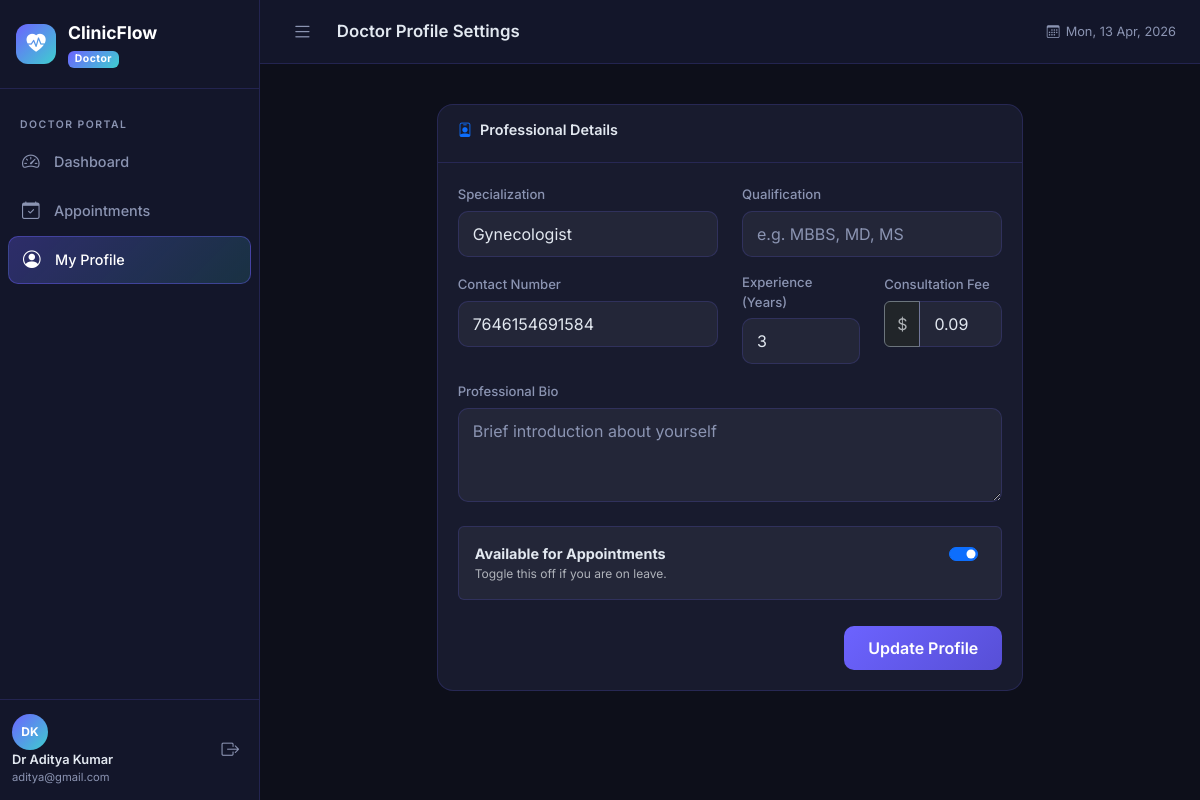
Page /doctors/profile/ (signed in) on the committed database.
### accounts/models.py (models this page shows, shortened)
class User(AbstractUser):
    is_patient = models.BooleanField(default=False)
    is_doctor = models.BooleanField(default=False)
    is_admin_user = models.BooleanField(default=False)
    def get_role(self):
        if self.is_superuser or self.is_admin_user:
            return 'Admin'
        if self.is_doctor:
            return 'Doctor'
        if self.is_patient:
            return 'Patient'
        return 'Unknown'

### doctors/models.py (models this page shows, shortened)
class DoctorProfile(models.Model):
    user = models.OneToOneField(User, on_delete=models.CASCADE, related_name='doctor_profile')
    specialization = models.CharField(max_length=100, choices=SPECIALIZATION_CHOICES)
    contact_number = models.CharField(max_length=15, blank=True)
    qualification = models.CharField(max_length=200, blank=True)
    experience_years = models.PositiveIntegerField(default=0)
    consultation_fee = models.DecimalField(max_digits=8, decimal_places=2, default=0.00)
    bio = models.TextField(blank=True)
    is_available = models.BooleanField(default=True)
    created_at = models.DateTimeField(auto_now_add=True)

### doctors/views.py (the view)
    def wrapper(request, *args, **kwargs):
        if not request.user.is_authenticated or not request.user.is_doctor:
            from django.http import HttpResponseForbidden
            return HttpResponseForbidden("Access denied.")
        return view_func(request, *args, **kwargs)

### doctors/forms.py
class DoctorProfileForm(forms.ModelForm):
    class Meta:
        model = DoctorProfile
        fields = [
            'specialization', 'contact_number', 'qualification',
            'experience_years', 'consultation_fee', 'bio', 'is_available'
        ]
        widgets = {
            'specialization': forms.Select(attrs={'class': 'form-select'}),
            'contact_number': forms.TextInput(attrs={
                'class': 'form-control', 'placeholder': 'Contact number'
            }),
            'qualification': forms.TextInput(attrs={
                'class': 'form-control', 'placeholder': 'e.g. MBBS, MD, MS'
            }),
            'experience_years': forms.NumberInput(attrs={
                'class': 'form-control', 'min': 0
            }),
            'consultation_fee': forms.NumberInput(attrs={
                'class': 'form-control', 'step': '0.01', 'min': 0
            }),
            'bio': forms.Textarea(attrs={
                'class': 'form-control', 'rows': 3,
                'placeholder': 'Brief introduction about yourself'
            }),
            'is_available': forms.CheckboxInput(attrs={'class': 'form-check-input'}),
        }

### doctors/views.py (called while the page is built)
def doctor_required(view_func):
    def wrapper(request, *args, **kwargs):
        if not request.user.is_authenticated or not request.user.is_doctor:
            from django.http import HttpResponseForbidden
            return HttpResponseForbidden("Access denied.")
        return view_func(request, *args, **kwargs)
    return login_required(wrapper)

@doctor_required
def profile_view(request):
    doctor = get_object_or_404(DoctorProfile, user=request.user)
    form = DoctorProfileForm(request.POST or None, instance=doctor)
    if request.method == 'POST' and form.is_valid():
        form.save()
        messages.success(request, "Profile updated successfully!")
        return redirect('doctors:profile')
    return render(request, 'doctors/profile.html', {'form': form, 'doctor': doctor})

### templates/doctors/profile.html (shortened to what this page needs)
{% extends 'base.html' %}
{% block page_title %}Doctor Profile Settings{% endblock %}
{% block content %}
<div class="row justify-content-center">
  <div class="col-lg-8">
    <div class="clinic-card">
      <div class="clinic-card-header">
        <h5 class="clinic-card-title"><i class="bi bi-person-badge text-primary"></i> Professional Details</h5>
      </div>
      <div class="clinic-card-body">
        <form method="post">
          <div class="row">
            <div class="col-md-6 mb-3">
              <label class="form-label">Specialization</label>
              {{ form.specialization }}
            </div>
            <div class="col-md-6 mb-3">
              <label class="form-label">Qualification</label>
              {{ form.qualification }}
            </div>
            <div class="col-md-6 mb-3">
              <label class="form-label">Contact Number</label>
              {{ form.contact_number }}
            </div>
            <div class="col-md-3 mb-3">
              <label class="form-label">Experience (Years)</label>
              {{ form.experience_years }}
            </div>
            <div class="col-md-3 mb-3">
              <label class="form-label">Consultation Fee</label>
              <div class="input-group">
                <span class="input-group-text bg-dark border-secondary text-muted">$</span>
                {{ form.consultation_fee }}
              </div>
            </div>
            <div class="col-md-12 mb-4">
              <label class="form-label">Professional Bio</label>
              {{ form.bio }}
            </div>
            <div class="col-md-12 mb-4">
              <div class="form-check form-switch p-3 rounded" style="background:rgba(255,255,255,0.05); border:1px solid var(--card-border)">
                <div class="float-end">
                  {{ form.is_available }}
                </div>
                <label class="form-check-label fw-bold" for="{{ form.is_available.id_for_label }}">
                  Available for Appointments
                </label>
                <div class="text-muted" style="font-size:0.75rem">Toggle this off if you are on leave.</div>
              </div>
            </div>
          </div>
          <div class="text-end">
            <button type="submit" class="btn btn-primary-grad px-4">Update Profile</button>
          </div>
        </form>
      </div>
    </div>
  </div>
</div>
{% endblock %}

### templates/base.html (shortened to what this page needs)
{% load static %}
<!DOCTYPE html>
<html lang="en" data-bs-theme="dark">
<head>
  <link href="https://cdn.jsdelivr.net/npm/bootstrap@5.3.3/dist/css/bootstrap.min.css" rel="stylesheet" />
  <link href="https://cdn.jsdelivr.net/npm/bootstrap-icons@1.11.3/font/bootstrap-icons.min.css" rel="stylesheet" />
  <link href="{% static 'css/style.css' %}" rel="stylesheet" />
</head>
<body>
{% if user.is_authenticated %}
<div class="app-wrapper">
  <aside class="sidebar" id="sidebar">
    <div class="sidebar-brand">
      <div class="brand-icon"><i class="bi bi-heart-pulse-fill"></i></div>
      <div class="brand-text">
        <span class="brand-name">ClinicFlow</span>
        <span class="brand-role badge">{{ user.get_role }}</span>
      </div>
    </div>
    <nav class="sidebar-nav">
      {% if user.is_superuser or user.is_admin_user %}
        <div class="nav-section">Administration</div>
        <a href="{% url 'admin_panel:dashboard' %}" class="nav-link {% if request.resolver_match.namespace == 'admin_panel' and request.resolver_match.url_name == 'dashboard' %}active{% endif %}">
          <i class="bi bi-speedometer2"></i> Dashboard
        </a>
        <a href="{% url 'admin_panel:doctors' %}" class="nav-link {% if request.resolver_match.url_name == 'doctors' %}active{% endif %}">
          <i class="bi bi-person-badge"></i> Doctors
        </a>
        <a href="{% url 'admin_panel:patients' %}" class="nav-link {% if request.resolver_match.url_name == 'patients' %}active{% endif %}">
          <i class="bi bi-people"></i> Patients
        </a>
        <a href="{% url 'admin_panel:appointments' %}" class="nav-link {% if request.resolver_match.url_name == 'appointments' %}active{% endif %}">
          <i class="bi bi-calendar-check"></i> Appointments
        </a>
        <a href="{% url 'admin_panel:reports' %}" class="nav-link {% if request.resolver_match.url_name == 'reports' %}active{% endif %}">
          <i class="bi bi-bar-chart-line"></i> Reports
        </a>
        <a href="/admin/" class="nav-link">
          <i class="bi bi-shield-lock"></i> Django Admin
        </a>
      {% elif user.is_doctor %}
        <div class="nav-section">Doctor Portal</div>
        <a href="{% url 'doctors:dashboard' %}" class="nav-link {% if request.resolver_match.url_name == 'dashboard' %}active{% endif %}">
          <i class="bi bi-speedometer2"></i> Dashboard
        </a>
        <a href="{% url 'doctors:appointments' %}" class="nav-link {% if request.resolver_match.url_name == 'appointments' %}active{% endif %}">
          <i class="bi bi-calendar-check"></i> Appointments
        </a>
        <a href="{% url 'doctors:profile' %}" class="nav-link {% if request.resolver_match.url_name == 'profile' %}active{% endif %}">
          <i class="bi bi-person-circle"></i> My Profile
        </a>
      {% endif %}
    </nav>
    <div class="sidebar-footer">
      <div class="user-info">
        <div class="user-avatar">{{ user.first_name|first|upper }}{{ user.last_name|first|upper }}</div>
        <div>
          <div class="user-name">{{ user.get_full_name|default:user.username }}</div>
          <div class="user-email">{{ user.email|truncatechars:22 }}</div>
        </div>
      </div>
      <a href="{% url 'accounts:logout' %}" class="logout-btn">
        <i class="bi bi-box-arrow-right"></i>
      </a>
    </div>
  </aside>
  <main class="main-content">
    <header class="topbar">
      <button class="sidebar-toggle" id="sidebarToggle">
        <i class="bi bi-list"></i>
      </button>
      <div class="topbar-title">{% block page_title %}Dashboard{% endblock %}</div>
      <div class="topbar-right">
        <span class="topbar-date"><i class="bi bi-calendar3"></i> <span id="topbar-date"></span></span>
      </div>
    </header>
    <div class="alert-container">
    </div>
    <div class="page-content">
{% endif %}
  {% block content %}{% endblock %}
{% if user.is_authenticated %}
    </div>
  </main>
</div>
{% else %}
</div>
{% endif %}
</body>
</html>

### rows in the picture
User: get_role "Doctor", first_name|first "D", last_name|first "K", get_full_name "Dr Aditya Kumar", email "aditya@gmail.com"
DoctorProfile: specialization "Gynecologist", contact_number "7646154691584", experience_years "3", consultation_fee "0.09", is_available "☑"
